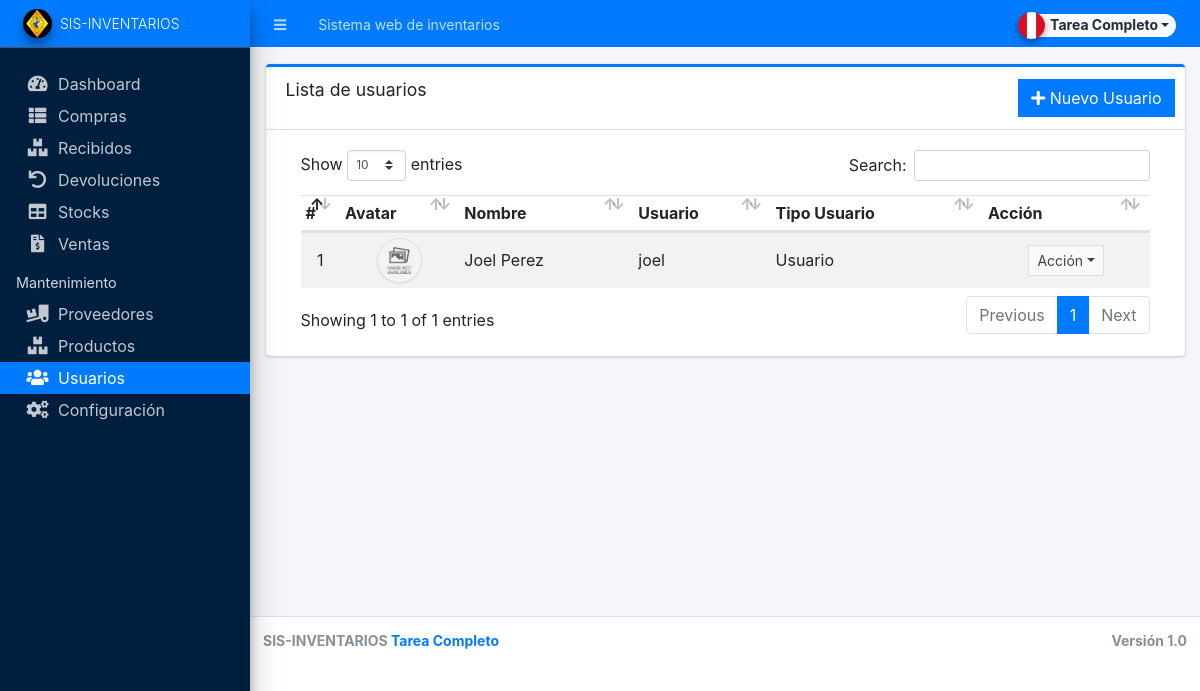
Page /admin/?page=user/list (signed in) on the committed database.
### tables this page shows
CREATE TABLE `users` (
  `id` int(50) NOT NULL,
  `firstname` varchar(250) NOT NULL,
  `middlename` text DEFAULT NULL,
  `lastname` varchar(250) NOT NULL,
  `username` text NOT NULL,
  `password` text NOT NULL,
  `avatar` text DEFAULT NULL,
  `last_login` datetime DEFAULT NULL,
  `type` tinyint(1) NOT NULL DEFAULT 0,
  `date_added` datetime NOT NULL DEFAULT current_timestamp(),
  `date_updated` datetime DEFAULT NULL ON UPDATE current_timestamp()
);

### config.php (called while the page is built, shortened)
<?php
function validate_image($file){
	if(!empty($file)){
        $ex = explode('?',$file);
        $file = $ex[0];
        $param =  isset($ex[1]) ? '?'.$ex[1]  : '';
		if(is_file(base_app.$file)){
			return base_url.$file.$param;
		}else{
			return base_url.'dist/img/no-image-available.png';
		}
	}else{
		return base_url.'dist/img/no-image-available.png';
	}
}
?>

### admin/user/list.php (the view, shortened to what this page needs)
<div class="card card-outline card-primary">
	<div class="card-header">
		<h3 class="card-title">Lista de usuarios</h3>
		<div class="card-tools">
			<a href="?page=user/manage_user" class="btn btn-flat btn-primary"><span class="fas fa-plus"></span> Nuevo Usuario</a>
		</div>
	</div>
	<div class="card-body">
		<div class="container-fluid">
			<div class="container-fluid">
				<table class="table table-hover table-striped">
					<!-- <colgroup>
					<col width="5%">
					<col width="10%">
					<col width="20%">
					<col width="20%">
					<col width="15%">
					<col width="15%">
					<col width="10%">
				</colgroup> -->
					<thead>
						<tr>
							<th>#</th>
							<th>Avatar</th>
							<th>Nombre</th>
							<th>Usuario</th>
							<th>Tipo Usuario</th>
							<th>Acción</th>
						</tr>
					</thead>
					<tbody>
						<?php
						$i = 1;
						$qry = $conn->query("SELECT *,concat(firstname,' ',lastname) as name from `users` where id != '1' order by concat(firstname,' ',lastname) asc ");
						while ($row = $qry->fetch_assoc()) :
						?>
							<tr>
								<td class="text-center"><?php echo $i++; ?></td>
								<td class="text-center"><img src="<?php echo validate_image($row['avatar']) ?>" class="img-avatar img-thumbnail p-0 border-2" alt="user_avatar"></td>
								<td><?php echo ucwords($row['name']) ?></td>
								<td>
									<p class="m-0 truncate-1"><?php echo $row['username'] ?></p>
								</td>
								<td>
									<p class="m-0"><?php echo ($row['type'] == 1) ? "Admin" : "Usuario" ?></p>
								</td>
								<td align="center">
									<button type="button" class="btn btn-flat btn-default btn-sm dropdown-toggle dropdown-icon" data-toggle="dropdown">
										Acción
									</button>
								</td>
							</tr>
						<?php endwhile; ?>
					</tbody>
				</table>
			</div>
		</div>
	</div>
</div>

### admin/user/list.php (style rules this page uses)
.img-avatar { width: 45px; height: 45px; object-fit: cover; object-position: center center; border-radius: 100%; }

### rows in the picture
users: name "Joel Perez", username "joel", type "Usuario"

### other values in the picture
$_settings->info('name') "Sistema web de inventarios"
$_settings->info('short_name') "SIS-INVENTARIOS"
